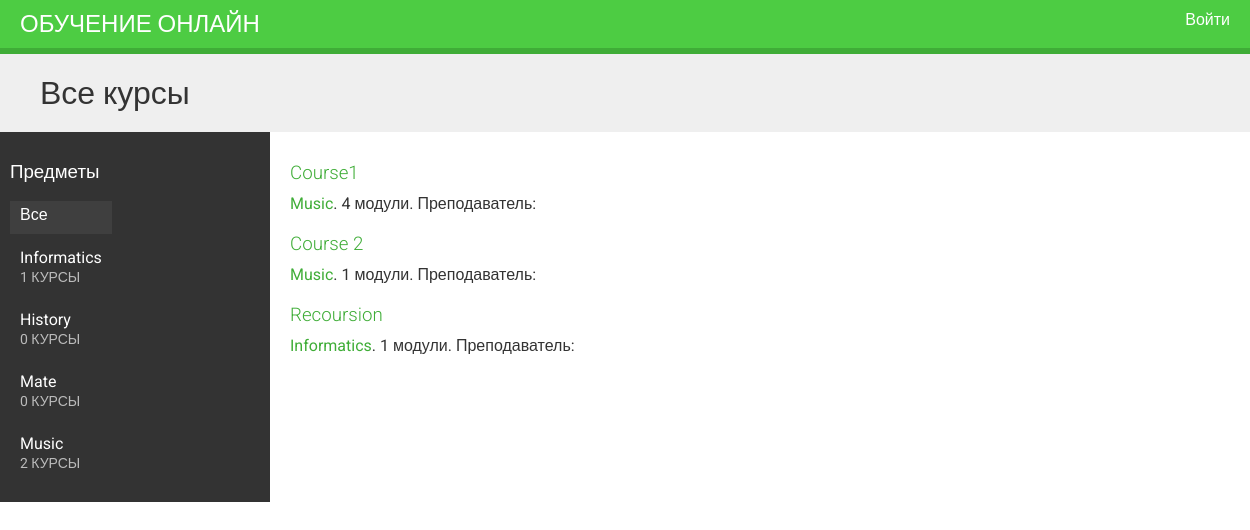
The page / on the database its author committed.
### courses/models.py (models this page shows, shortened)
class Subject(models.Model):
    title = models.CharField(max_length=200)
    slug = models.SlugField(max_length=200, unique=True)
    class Meta:
        ordering = ['title']
    def __str__(self):
        return self.title

class Course(models.Model):
    owner = models.ForeignKey(User,related_name='courses_created',on_delete=models.CASCADE)
    subject = models.ForeignKey(Subject,related_name='courses',on_delete=models.CASCADE)
    title = models.CharField(max_length=200)
    slug = models.SlugField(max_length=200, unique=True)
    overview = models.TextField()
    created = models.DateTimeField(auto_now_add=True)
    students = models.ManyToManyField(User,related_name='courses_joined',blank=True)
    class Meta:
        ordering = ['-created']

### courses/views.py (the view)
# urls.py: path('', CourseListView.as_view(), name='course_list'),
class CourseListView(TemplateResponseMixin, View):
    model = Course
    template_name = 'courses/course/list.html'
    def get(self, request, subject=None):
        subjects = Subject.objects.annotate(
            total_courses=Count('courses'))
        courses = Course.objects.annotate(total_modules=Count('modules'))
        if subject:
            subject = get_object_or_404(Subject, slug=subject)
            courses = courses.filter(subject=subject)
        return self.render_to_response({'subjects': subjects,
                                            'subject': subject,
                                            'courses': courses})

### courses/templates/courses/course/list.html (shortened to what this page needs)
{% extends "base.html" %}
{% block content %}
<h1>
    {% if subject %}
        {{ subject.title }} курсы
    {% else %}
        Все курсы
    {% endif %}
</h1>
<div class="contents">
    <h3>Предметы</h3>
    <ul id="modules">
        <li {% if not subject %}class="selected"{% endif %}>
            <a href="{% url "course_list" %}">Все</a>
        </li>
        {% for s in subjects %}
            <li {% if subject == s %}class="selected"{% endif %}>
                <a href="{% url "course_list_subject" s.slug %}">
                    {{ s.title }}
                    <br><span>{{ s.total_courses }} курсы</span>
                </a>
            </li>
        {% endfor %}
    </ul>
</div>
<div class="module">
    {% for course in courses %}
        {% with subject=course.subject %}
            <h3><a href="{% url "course_detail" course.slug %}">{{ course.title }}</a></h3>
            <p>
                <a href="{% url "course_list_subject" subject.slug %}">{{ subject }}</a>.
                {{ course.total_modules }} модули.
                Преподаватель: {{ course.owner.get_full_name }}
            </p>
        {% endwith %}
    {% endfor %}
</div>
{% endblock %}

### courses/templates/base.html (shortened to what this page needs)
{% load static %}
<!DOCTYPE html>
<html>
<head>
  <link href="{% static "css/base.css" %}" rel="stylesheet">
</head>
<body>
  <div id="header">
    <a href="/" class="logo">Обучение Онлайн</a>
    <ul class="menu">
      {% if request.user.is_authenticated %}
        <li><a href="{% url "logout" %}">Выйти</a></li>
      {% else %}
        <li><a href="{% url "login" %}">Войти</a></li>
      {% endif %}
    </ul>
  </div>
  <div id="content">
    {% block content %}
    {% endblock %}
  </div>
</body>
</html>

### courses/static/css/base.css (style rules this page uses)
body { margin:0; font-family:'Roboto', sans-serif; font-weight:400; color:#333; }
a { color:#3fad37; text-decoration:none; }
ul { float:left; }
h1, h2, h3, h4, h5, h6 { font-family:'Roboto', sans-serif; font-weight:300; }
h1 { background:#efefef; width:100%; overflow:auto; padding:20px 0 20px 40px; margin:0; }
.module { padding:10px 20px; float:left; width:600px; }
.module h3 { margin:20px 0 0; padding:0; width:100%; }
.module p { margin:10px 0 20px; width:100%; float:left; }
#header { background:#4dcc43; overflow:auto; padding:10px 20px; border-bottom:6px solid #3fad37; }
#header .logo { text-decoration:none; font-family:'Roboto', sans-serif; font-weight:300; text-transform:uppercase; font-size:24px; color:#fff; float:left; }
#header a { color:#fff; }
#header .menu { list-style:none; float:right; margin:0; padding:0; }
.contents { width:20%; padding:10px; float:left; background:#333; color: #fff; font-family:'Roboto', sans-serif; }
.contents ul { list-style:none; margin:0; padding:0; }
.contents ul li { margin:0 0 10px 0; padding:4px 10px 10px; overflow:auto; }
.contents ul li.selected { background:#3f3f3f; }
.contents ul span { text-transform:uppercase; color:#bbb; font-size:14px; }
.contents ul a { display:block; color:#fff; text-decoration:none; }

### rows shown on the page
Subject: title "Informatics", total_courses "1"
Subject: title "History", total_courses "0"
Subject: title "Mate", total_courses "0"
Subject: title "Music", total_courses "2"
Course: title "Course1", subject "Music", total_modules "4"
Course: title "Course 2", subject "Music", total_modules "1"
Course: title "Recoursion", subject "Informatics", total_modules "1"
